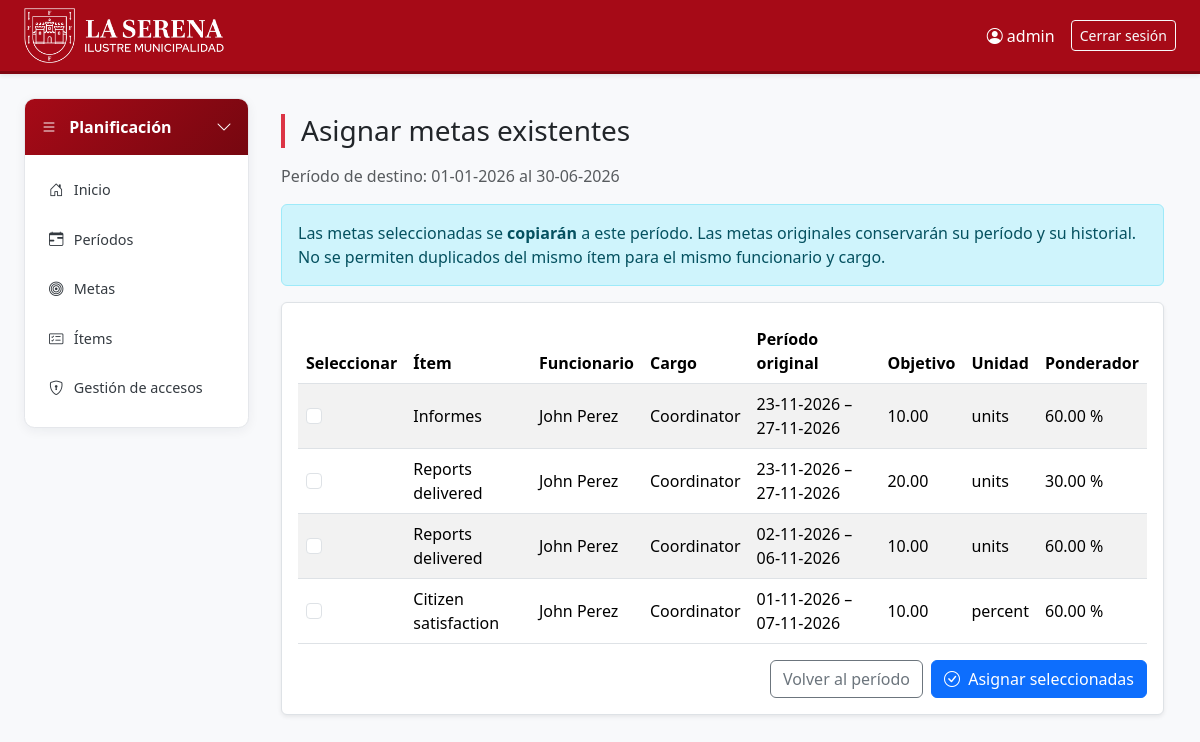
The page /planning/periods/1/assign-goals/ (signed in) on the database its author committed.
### planning_measurements/models.py (models this page shows, shortened)
class Period(BaseModel):
    period_id = models.BigAutoField(primary_key=True)
    start_date = models.DateField(verbose_name="Start date")
    end_date = models.DateField(verbose_name="End date")
    computable_days = models.IntegerField(verbose_name="Computable days")
    status = models.CharField(
        max_length=50, default="Active", verbose_name="Status"
    )
    thresholds = models.CharField(max_length=255, verbose_name="Thresholds")
    parameters_version = models.CharField(
        max_length=50, verbose_name="Parameters version"
    )
    class Meta:
        verbose_name = "Period"
        verbose_name_plural = "Periods"
    class Status(models.TextChoices):
        ACTIVE = "Active", "Activo"
        CLOSED = "Closed", "Cerrado"

class Goal(BaseModel):
    goal_id = models.BigAutoField(primary_key=True)
    period = models.ForeignKey(
        Period,
        on_delete=models.PROTECT,
        related_name="goals",
        verbose_name="Period",
    )
    employee = models.ForeignKey(
        "organization.Employee",
        on_delete=models.PROTECT,
        related_name="goals",
        verbose_name="Employee",
    )
    position = models.ForeignKey(
        "organization.PositionFunction",
        on_delete=models.PROTECT,
        related_name="goals",
        verbose_name="Position",
    )
    measurement_item = models.ForeignKey(
        "planning_measurements.MeasurementItem",
        on_delete=models.PROTECT,
        null=True,
        blank=True,
        related_name="goals",
        verbose_name="Ítem de medición",
    )
    item = models.CharField(max_length=150, verbose_name="Item")
    objective_value = models.DecimalField(
        max_digits=10, decimal_places=2, verbose_name="Objective value"
    )
    required_evidence_count = models.PositiveIntegerField(
        default=5,
        validators=[MinValueValidator(2)],
        verbose_name="Required evidence count",
    )
    unit = models.CharField(max_length=50, verbose_name="Unit")
    weight = models.DecimalField(
        max_digits=5, decimal_places=2, verbose_name="Weight"
    )
    class Meta:
        verbose_name = "Goal"
        verbose_name_plural = "Goals"

### organization/models.py (models this page shows, shortened)
class Employee(BaseModel):
    employee_id = models.BigAutoField(primary_key=True)
    assigned_groups = models.ManyToManyField(
        "auth.Group",
        blank=True,
        related_name="assigned_employees",
        verbose_name="Roles asignados",
    )
    delegation = models.ForeignKey(
        Delegation,
        on_delete=models.PROTECT,
        related_name="employees",
    )
    position = models.ForeignKey(
        PositionFunction,
        on_delete=models.PROTECT,
        related_name="employees",
    )
    name = models.CharField(max_length=150)
    roles = models.TextField()
    status = models.CharField(max_length=50)
    profile_photo = models.ImageField(
        upload_to="profile_photos/",
        blank=True,
        null=True,
        verbose_name="Foto de perfil",
    )
    class Meta:
        verbose_name = "Employee"
        verbose_name_plural = "Employees"

class PositionFunction(BaseModel):
    position_id = models.BigAutoField(primary_key=True)
    position_name = models.CharField(max_length=150)
    measurable_items = models.TextField()
    catalog_items = models.ManyToManyField(
        "planning_measurements.MeasurementItem",
        blank=True,
        related_name="associated_positions",
        verbose_name="Ítems de medición del catálogo",
    )
    services = models.TextField()
    catalog_services = models.ManyToManyField(
        "registration_validation.Service",
        blank=True,
        related_name="positions",
        verbose_name="Servicios del catálogo",
    )
    weightings = models.TextField()
    validity_start = models.DateField()
    validity_end = models.DateField()
    group = models.ForeignKey(
    "auth.Group",
    on_delete=models.PROTECT,
    null=True,
    blank=True,
    related_name="positions",
    verbose_name="Grupo de permisos",
)
    class Meta:
        verbose_name = "Position and Role"
        verbose_name_plural = "Positions and Roles"

### planning_measurements/views.py (the view, shortened to what this page needs)
@access("planning_measurements.view_period")
def period_assign_existing_goals(request, period_id):
    if not request.user.has_perm("planning_measurements.add_goal"):
        raise PermissionDenied
    period = get_object_or_404(
        Period,
        pk=period_id,
        deleted_at__isnull=True
    )
    ensure_open_period(period)
    sources = scoped_goals(request.user).exclude(period=period)
    already_assigned = set(
        scoped_goals(request.user)
        .filter(
            period=period,
            measurement_item__isnull=False,
        )
        .values_list(
            "employee_id",
            "position_id",
            "measurement_item_id",
        )
    )
    available = [
        goal
        for goal in sources.order_by(
            "-period__start_date", "item", "pk"
        )
        if (
            goal.measurement_item_id is not None
            and (
                goal.employee_id,
                goal.position_id,
                goal.measurement_item_id,
            ) not in already_assigned
        )
    ]
    return render(
        request,
        "planning/period_assign_goals.html",
        {
            "period": period,
            "available_goals": available,
        }
    )

### planning_measurements/views.py (called while the page is built, shortened)
def ensure_open_period(period):
    if period.deleted_at is not None:
        raise PermissionDenied(
            "No puedes modificar un período archivado."
        )
    if period.status == Period.Status.CLOSED:
        raise PermissionDenied(
            "El período está cerrado. "
            "Debe reabrirse mediante el procedimiento autorizado."
        )

def scoped_goals(user):
    goals = Goal.objects.filter(
        deleted_at__isnull=True,
        period__deleted_at__isnull=True,
    ).select_related(
        "period",
        "employee",
        "position",
    )
    if user.is_superuser:
        return goals

### templates/planning/period_assign_goals.html (shortened to what this page needs)
{% extends "planning/base.html" %}
{% block contenido %}
<div class="container py-3">
    <h1 class="h3 border-start border-danger border-4 ps-3 mb-3">
        Asignar metas existentes
    </h1>
    <p class="text-muted">
        Período de destino:
        {{ period.start_date|date:"d-m-Y" }}
        al
        {{ period.end_date|date:"d-m-Y" }}
    </p>
    <div class="alert alert-info">
        Las metas seleccionadas se
        <strong>copiarán</strong>
        a este período.
        Las metas originales conservarán
        su período y su historial.
        No se permiten duplicados del mismo
        ítem para el mismo funcionario y cargo.
    </div>
    <form method="post"
          class="bg-white border rounded p-3 shadow-sm">
        <div class="table-responsive">
            <table class="table table-striped table-hover align-middle">
                <thead>
                    <tr>
                        <th>Seleccionar</th>
                        <th>Ítem</th>
                        <th>Funcionario</th>
                        <th>Cargo</th>
                        <th>Período original</th>
                        <th>Objetivo</th>
                        <th>Unidad</th>
                        <th>Ponderador</th>
                    </tr>
                </thead>
                <tbody>
                    {% for goal in available_goals %}
                    <tr>
                        <td>
                            <input
                                class="form-check-input"
                                type="checkbox"
                                name="goal_ids"
                                value="{{ goal.pk }}"
                                aria-label="Seleccionar meta {{ goal.pk }}"
                            >
                        </td>
                        <td>{{ goal.item }}</td>
                        <td>{{ goal.employee.name }}</td>
                        <td>{{ goal.position.position_name }}</td>
                        <td>
                            {{ goal.period.start_date|date:"d-m-Y" }}
                            –
                            {{ goal.period.end_date|date:"d-m-Y" }}
                        </td>
                        <td>{{ goal.objective_value }}</td>
                        <td>{{ goal.unit }}</td>
                        <td>{{ goal.weight }} %</td>
                    </tr>
                    {% endfor %}
                </tbody>
            </table>
        </div>
        <div class="d-flex flex-wrap gap-2 justify-content-end">
            <a href="{% url 'planning:period_edit' period.pk %}"
               class="btn btn-outline-secondary">
                Volver al período
            </a>
            {% if available_goals %}
            <button type="submit"
                    class="btn btn-primary">
                <i class="bi bi-check-circle me-1"></i>
                Asignar seleccionadas
            </button>
            {% endif %}
        </div>
    </form>
</div>
{% endblock %}

### templates/base.html (shortened to what this page needs)
<!DOCTYPE html>
{% load static %}
<html lang="es">
<head>
    <link href="https://cdn.jsdelivr.net/npm/bootstrap@5.3.3/dist/css/bootstrap.min.css" rel="stylesheet">
    <link href="https://cdn.jsdelivr.net/npm/bootstrap-icons@1.11.3/font/bootstrap-icons.min.css" rel="stylesheet">
</head>
<body>
<nav class="navbar navbar-expand-lg topbar mb-4 shadow-sm">
    <div class="container-fluid px-4">
        <a class="navbar-brand py-0" href="{% url 'home' %}">
            <img src="{% static 'img/horizontal-blanco.png' %}" alt="Logo La Serena" height="55">
        </a>
        <div class="collapse navbar-collapse" id="navbarMain">
            {% if user.is_authenticated %}
            <ul class="navbar-nav me-auto">
                {% block top_links %}
                <li class="nav-item"><a class="nav-link" href="{% url 'home' %}"></a></li>
                {% endblock %}
            </ul>
            <span class="navbar-text me-3"><i class="bi bi-person-circle"></i> {{ user.username }}</span>
            <form method="post" action="{% url 'logout' %}" class="d-inline">
                <button type="submit" class="btn btn-outline-light btn-sm">Cerrar sesión</button>
            </form>
            {% endif %}
        </div>
    </div>
</nav>
<div class="container-fluid px-4">
    <div class="workspace-layout">
        {% block sidebar %}{% endblock %}
        <div class="workspace-content">
            <main>
        {% block contenido %}{% endblock %}
            </main>
        </div>
    </div>
</div>
</body>
</html>

### templates/base.html (style rules this page uses)
body { background: #f8f9fb; }
.topbar { background-color: #a60a17; border-bottom: 3px solid #800711; }
.topbar .navbar-brand, .topbar .nav-link, .topbar .navbar-text { color: #fff; }
.topbar .navbar-brand { font-weight: bold; font-size: 1.2rem; }
.workspace-layout { display: flex; align-items: flex-start; gap: 1.25rem; }
.workspace-content { flex: 1 1 auto; min-width: 0; }

### rows shown on the page
Period: start_date "01-01-2026", end_date "30-06-2026"
Goal: item "Informes", employee.name "John Perez", position.position_name "Coordinator", period.start_date "23-11-2026", period.end_date "27-11-2026", objective_value "10.00", unit "units", weight "60.00"
Goal: item "Reports delivered", employee.name "John Perez", position.position_name "Coordinator", period.start_date "23-11-2026", period.end_date "27-11-2026", objective_value "20.00", unit "units", weight "30.00"
Goal: item "Reports delivered", employee.name "John Perez", position.position_name "Coordinator", period.start_date "02-11-2026", period.end_date "06-11-2026", objective_value "10.00", unit "units", weight "60.00"
Goal: item "Citizen satisfaction", employee.name "John Perez", position.position_name "Coordinator", period.start_date "01-11-2026", period.end_date "07-11-2026", objective_value "10.00", unit "percent", weight "60.00"

### other values the page prints
{{ user.username }} "admin"
